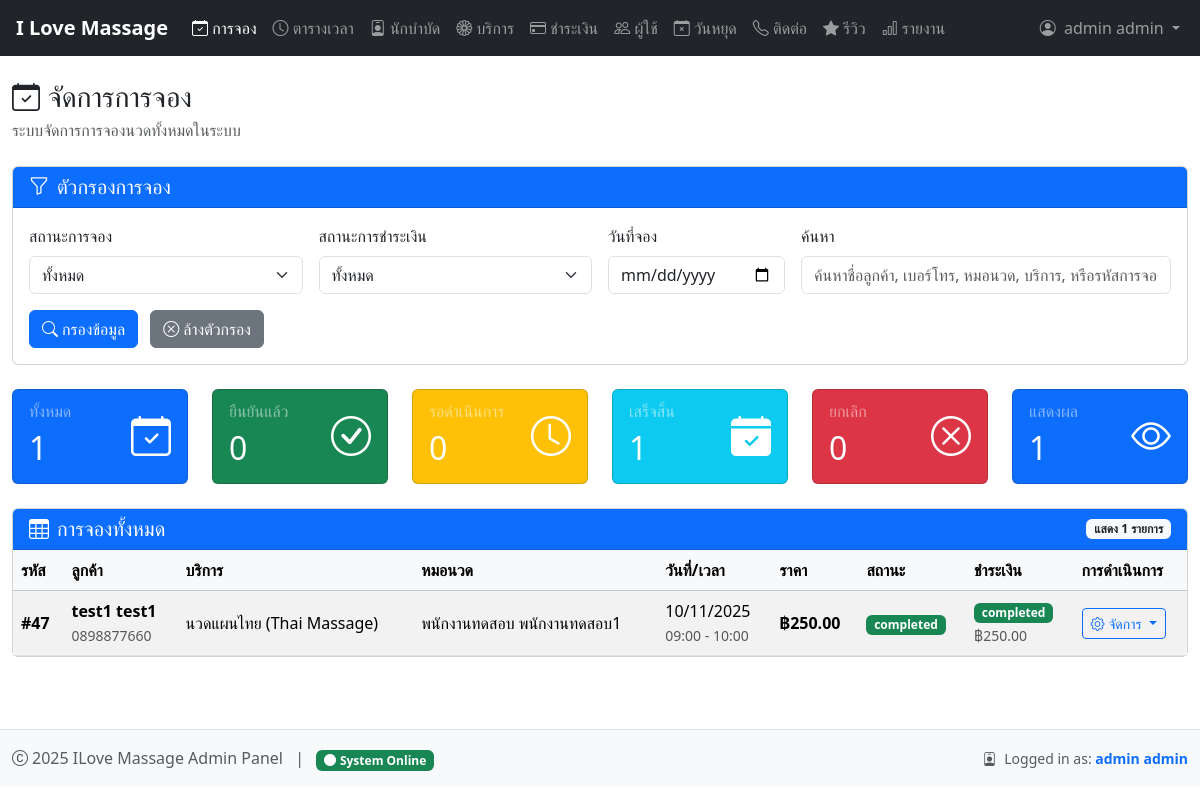
/admin/manage_bookings.php (signed in), run on the app's committed database.
### tables this page shows
CREATE TABLE `bookings` (
  `booking_id` int(11) NOT NULL,
  `customer_id` int(11) NOT NULL,
  `therapist_id` int(11) NOT NULL,
  `massage_type_id` int(11) NOT NULL,
  `booking_date` date NOT NULL,
  `start_time` time NOT NULL,
  `end_time` time NOT NULL,
  `status` enum('pending','confirmed','completed','cancelled','no_show') DEFAULT 'pending',
  `total_price` decimal(10,2) NOT NULL,
  `notes` text DEFAULT NULL,
  `created_at` timestamp NOT NULL DEFAULT current_timestamp(),
  `updated_at` timestamp NOT NULL DEFAULT current_timestamp() ON UPDATE current_timestamp()
);

CREATE TABLE `users` (
  `user_id` int(11) NOT NULL,
  `username` varchar(50) NOT NULL,
  `email` varchar(100) NOT NULL,
  `password_hash` varchar(255) NOT NULL,
  `full_name` varchar(100) NOT NULL,
  `phone` varchar(20) NOT NULL,
  `role` enum('customer','admin') DEFAULT 'customer',
  `created_at` timestamp NOT NULL DEFAULT current_timestamp(),
  `updated_at` timestamp NOT NULL DEFAULT current_timestamp() ON UPDATE current_timestamp(),
  `is_active` tinyint(1) DEFAULT 1
);

CREATE TABLE `massage_types` (
  `massage_type_id` int(11) NOT NULL,
  `name` varchar(100) NOT NULL,
  `description` text DEFAULT NULL,
  `duration_minutes` int(11) NOT NULL,
  `price` decimal(10,2) NOT NULL,
  `image_url` varchar(255) DEFAULT NULL,
  `is_active` tinyint(1) DEFAULT 1,
  `created_at` timestamp NOT NULL DEFAULT current_timestamp(),
  `updated_at` timestamp NOT NULL DEFAULT current_timestamp() ON UPDATE current_timestamp()
);

CREATE TABLE `therapists` (
  `therapist_id` int(11) NOT NULL,
  `full_name` varchar(100) NOT NULL,
  `phone` varchar(20) DEFAULT NULL,
  `specialization` text DEFAULT NULL,
  `image_url` varchar(255) DEFAULT NULL,
  `is_available` tinyint(1) DEFAULT 1,
  `created_at` timestamp NOT NULL DEFAULT current_timestamp(),
  `updated_at` timestamp NOT NULL DEFAULT current_timestamp() ON UPDATE current_timestamp()
);

CREATE TABLE `payments` (
  `payment_id` int(11) NOT NULL,
  `booking_id` int(11) NOT NULL,
  `amount` decimal(10,2) NOT NULL,
  `payment_method` enum('cash','credit_card','debit_card','promptpay','bank_transfer') NOT NULL,
  `payment_status` enum('pending','completed','failed','refunded') DEFAULT 'pending',
  `payment_slip` varchar(255) DEFAULT NULL,
  `transaction_id` varchar(100) DEFAULT NULL,
  `slip_image` varchar(255) DEFAULT NULL,
  `receipt_file` varchar(255) DEFAULT NULL,
  `paid_at` timestamp NULL DEFAULT NULL,
  `created_at` timestamp NOT NULL DEFAULT current_timestamp()
);

### admin/manage_bookings.php (the view, shortened to what the rows shown need)
<?php
require_once '../config/database.php';
$sql = "SELECT b.*, u.full_name as customer_name, u.phone as customer_phone,
               t.full_name as therapist_name, mt.name as service_name, mt.duration_minutes,
               p.payment_id, p.payment_status, p.payment_method, p.payment_slip, p.amount as payment_amount
        FROM bookings b
        JOIN users u ON b.customer_id = u.user_id
        JOIN therapists t ON b.therapist_id = t.therapist_id
        JOIN massage_types mt ON b.massage_type_id = mt.massage_type_id
        LEFT JOIN payments p ON b.booking_id = p.booking_id
        WHERE 1=1";
$sql .= " ORDER BY b.booking_id DESC";
$stats_sql = "SELECT
    COUNT(*) as total,
    SUM(CASE WHEN status = 'confirmed' THEN 1 ELSE 0 END) as confirmed,
    SUM(CASE WHEN status = 'pending' THEN 1 ELSE 0 END) as pending,
    SUM(CASE WHEN status = 'completed' THEN 1 ELSE 0 END) as completed,
    SUM(CASE WHEN status = 'cancelled' THEN 1 ELSE 0 END) as cancelled
    FROM bookings";
$stats_result = $conn->query($stats_sql);
$stats = $stats_result->fetch_assoc();
$result = $conn->query($sql);
$bookings = [];
if ($result->num_rows > 0) {
    while ($row = $result->fetch_assoc()) {
        $bookings[] = $row;
    }
}
$clear_filters_url = "manage_bookings.php";
?>
<!DOCTYPE html>
<html lang="th">
<head>
    <?php include '../templates/admin-head.php'; ?>
</head>
<body>
    <div class="container-fluid py-4">
        <div class="d-flex justify-content-between align-items-center mb-4">
            <div>
                <h1 class="h3 mb-1"><i class="bi bi-calendar-check me-2"></i>จัดการการจอง</h1>
            </div>
        </div>
        <div class="row g-4 mb-4">
            <div class="col-12 col-sm-6 col-lg-2">
                <div class="card text-white bg-primary">
                    <div class="card-body">
                        <div class="d-flex justify-content-between align-items-center">
                            <div>
                                <h2 class="card-title mb-0"><?= $stats['total'] ?></h2>
                            </div>
                        </div>
                    </div>
                </div>
            </div>
            <div class="col-12 col-sm-6 col-lg-2">
                <div class="card text-white bg-success">
                    <div class="card-body">
                        <div class="d-flex justify-content-between align-items-center">
                            <div>
                                <h2 class="card-title mb-0"><?= $stats['confirmed'] ?></h2>
                            </div>
                        </div>
                    </div>
                </div>
            </div>
            <div class="col-12 col-sm-6 col-lg-2">
                <div class="card text-white bg-warning">
                    <div class="card-body">
                        <div class="d-flex justify-content-between align-items-center">
                            <div>
                                <h2 class="card-title mb-0"><?= $stats['pending'] ?></h2>
                            </div>
                        </div>
                    </div>
                </div>
            </div>
            <div class="col-12 col-sm-6 col-lg-2">
                <div class="card text-white bg-info">
                    <div class="card-body">
                        <div class="d-flex justify-content-between align-items-center">
                            <div>
                                <h2 class="card-title mb-0"><?= $stats['completed'] ?></h2>
                            </div>
                        </div>
                    </div>
                </div>
            </div>
            <div class="col-12 col-sm-6 col-lg-2">
                <div class="card text-white bg-danger">
                    <div class="card-body">
                        <div class="d-flex justify-content-between align-items-center">
                            <div>
                                <h2 class="card-title mb-0"><?= $stats['cancelled'] ?></h2>
                            </div>
                        </div>
                    </div>
                </div>
            </div>
            <div class="col-12 col-sm-6 col-lg-2">
                <div class="card text-white bg-primary">
                    <div class="card-body">
                        <div class="d-flex justify-content-between align-items-center">
                            <div>
                                <h2 class="card-title mb-0"><?= count($bookings) ?></h2>
                            </div>
                        </div>
                    </div>
                </div>
            </div>
        </div>
        <div class="card">
            <div class="card-body p-0">
                <?php if (empty($bookings)): ?>
                    <div class="text-center py-5">
                        <i class="bi bi-calendar-x fs-1 text-muted mb-3"></i>
                        <h5>ไม่พบข้อมูลการจอง</h5>
                        <p class="text-muted">ไม่มีการจองที่ตรงกับเงื่อนไขการกรอง</p>
                        <a href="<?= $clear_filters_url ?>" class="btn btn-primary">
                            <i class="bi bi-eye me-1"></i>ดูการจองทั้งหมด
                        </a>
                    </div>
                <?php else: ?>
                    <div class="table-responsive">
                        <table class="table table-hover table-striped align-middle mb-0">
                            <thead class="table-light">
                                <tr>
                                    <th>รหัส</th>
                                    <th>ลูกค้า</th>
                                    <th>บริการ</th>
                                    <th>หมอนวด</th>
                                    <th>วันที่/เวลา</th>
                                    <th>ราคา</th>
                                    <th>สถานะ</th>
                                    <th>ชำระเงิน</th>
                                    <th>การดำเนินการ</th>
                                </tr>
                            </thead>
                            <tbody>
                                <?php foreach ($bookings as $booking): ?>
                                    <tr>
                                        <td><strong>#<?= $booking['booking_id'] ?></strong></td>
                                        <td>
                                            <strong><?= $booking['customer_name'] ?></strong><br>
                                            <small class="text-muted"><?= $booking['customer_phone'] ?></small>
                                        </td>
                                        <td><?= $booking['service_name'] ?></td>
                                        <td><?= $booking['therapist_name'] ?></td>
                                        <td>
                                            <?= date('d/m/Y', strtotime($booking['booking_date'])) ?><br>
                                            <small class="text-muted"><?= substr($booking['start_time'], 0, 5) ?> - <?= substr($booking['end_time'], 0, 5) ?></small>
                                        </td>
                                        <td><strong>฿<?= number_format($booking['total_price'], 2) ?></strong></td>
                                        <td>
                                            <?php
                                            $status_badges = [
                                                'confirmed' => 'bg-info',
                                                'pending' => 'bg-warning text-dark',
                                                'completed' => 'bg-success',
                                                'cancelled' => 'bg-danger',
                                                'no_show' => 'bg-secondary'
                                            ];
                                            $badge_class = $status_badges[$booking['status']] ?? 'bg-secondary';
                                            ?>
                                            <span class="badge <?= $badge_class ?>"><?= $booking['status'] ?></span>
                                        </td>
                                        <td>
                                            <?php if ($booking['payment_status']): ?>
                                                <?php
                                                $payment_badges = [
                                                    'completed' => 'bg-success',
                                                    'pending' => 'bg-warning text-dark',
                                                    'failed' => 'bg-danger',
                                                    'refunded' => 'bg-secondary'
                                                ];
                                                $payment_badge_class = $payment_badges[$booking['payment_status']] ?? 'bg-secondary';
                                                ?>
                                                <span class="badge <?= $payment_badge_class ?>"><?= $booking['payment_status'] ?></span>
                                                <?php if ($booking['payment_amount']): ?>
                                                    <br><small class="text-muted">฿<?= number_format($booking['payment_amount'], 2) ?></small>
                                                <?php endif; ?>
                                            <?php else: ?>
                                                <span class="badge bg-secondary">ยังไม่ชำระ</span>
                                            <?php endif; ?>
                                        </td>
                                        <td>
                                            <div class="btn-group btn-group-sm">
                                                <button type="button" class="btn btn-outline-primary dropdown-toggle"
                                                    data-bs-toggle="dropdown">
                                                    <i class="bi bi-gear me-1"></i>จัดการ
                                                </button>
                                            </div>
                                        </td>
                                    </tr>
                                <?php endforeach; ?>
                            </tbody>
                        </table>
                    </div>
                <?php endif; ?>
            </div>
        </div>
    </div>
</body>
</html>

### data on the page
bookings: booking_id "47", customer.full_name "test1 test1", customer.phone "0898877660", massage_type.name "นวดแผนไทย (Thai Massage)", therapist.full_name "พนักงานทดสอบ พนักงานทดสอบ1", booking_date "10/11/2025", start_time "09:00", end_time "10:00", total_price "250.00", status "completed", payments.payment_status "completed", payments.amount "250.00"

### other printed values
$_SESSION['full_name'] "admin admin"
$stats['total'] "1"
$stats['confirmed'] "0"
$stats['pending'] "0"
$stats['completed'] "1"
$stats['cancelled'] "0"
count($bookings) "1"
